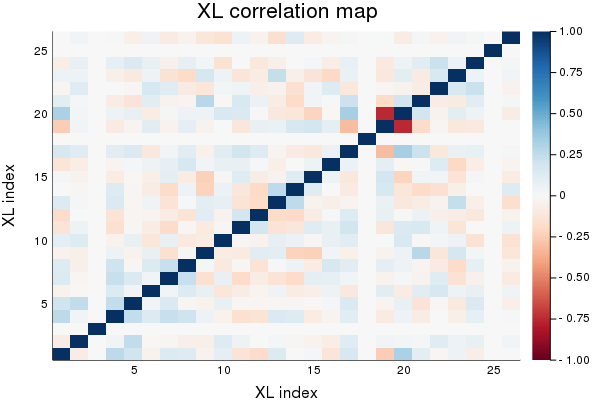

Source code (Julia):
#
# Run with: julia correlation.jl
#

push!(LOAD_PATH,"../")
ENV["GKSwstype"]="nul" # This supresses the need of a display while plotting

using TopoLink, Plots

models = TopoLink.models( "./data/loglist.txt" )

link1 = linkdata( models, 1 )
link2 = linkdata( models, 2 )

c12 = correlation( link1, link2 )

println(" Correlation between 1 and 2: ", c12)

C  = cmatrix( models )

heatmap(C,color=cgrad(:RdBu),clims=(-1,1))
heatmap!(xlabel="XL index",ylabel="XL index",title="XL correlation map")

savefig("./correlation.png")
println(" Created plot: ./correlation.png")

C  = cmatrix( models, get = "n11" )

heatmap(C,color=cgrad(:tempo))
heatmap!(xlabel="XL index",ylabel="XL index",title="Number of models satisfying both links")
savefig("./n11.png")
println(" Created plot: ./n11.png")


